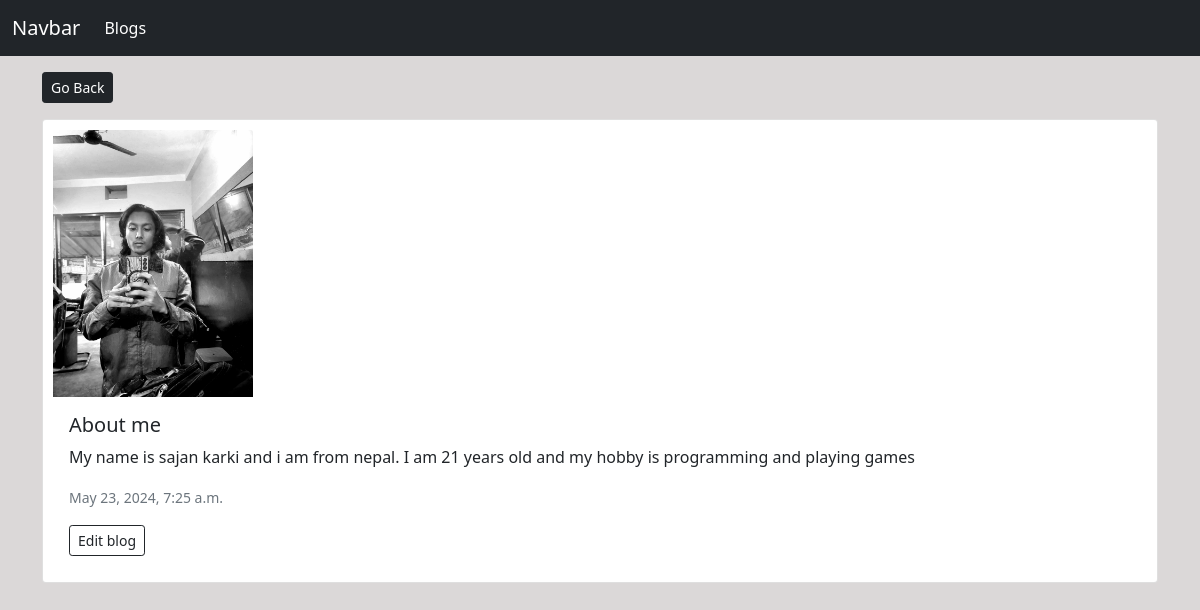
/yourBlog/7/ (signed in), run on the app's committed database.
### myblogs/models.py (models this page shows, shortened)
class Blog(models.Model):
    category = models.ForeignKey(Category, blank=True, null=True, on_delete=models.SET_NULL)
    user = models.ForeignKey(User, on_delete=models.CASCADE, default=1)  # Set a default value for the user field
    title = models.TextField(max_length=100, blank=False, null=False)
    image = models.ImageField(blank=False, null=False)
    description = models.TextField(max_length=10000, blank=False, null=False)
    created_by = models.CharField(max_length=100, null=False, default=False)
    created_at = models.DateTimeField(default=datetime.now, blank=True)

### myblogs/views.py (the view)
# urls.py: path('yourBlog/<str:pk>/', views.yourBlog, name='yourBlog'),
@login_required(login_url='loginUser')
def yourBlog(request, pk):
    blogs = Blog.objects.get(id = pk, user=request.user)
    return render(request, 'yourBlog.html', {'blogs': blogs})

### templates/yourBlog.html (shortened to what this page needs)
<!DOCTYPE html>
<html lang="en">
<head>
    <link href="https://cdn.jsdelivr.net/npm/bootstrap@5.0.2/dist/css/bootstrap.min.css" rel="stylesheet"
>
</head>
<body style="background-color: rgb(219, 216, 216);">
    <nav class="navbar navbar-expand-lg navbar-dark bg-dark">
        <div class="container-fluid">
          <a class="navbar-brand" href="#">Navbar</a>
          <div class="collapse navbar-collapse" id="navbarNav">
            <ul class="navbar-nav">
              <li class="nav-item">
                <a class="nav-link active" aria-current="page" href="{% url 'index' %}">Blogs</a>
              </li>
            </ul>
          </div>
        </div>
    </nav>
    <div class="container">
      <a href="{% url 'index' %}"  class="btn btn-dark btn-sm my-3">Go Back</a>
        <div class="row justify-content-center">
            <div class="col-md-12">
              <div class="card mb-3" style="padding: 10px;">
                <img style="width: 200px;" src="{{blogs.image.url}}" class="card-img-top" alt="...">
                <div class="card-body">
                  <h5 class="card-title">{{blogs.title}}</h5>
                  <p class="card-text">{{blogs.description}}</p>
                  <p class="card-text"><small class="text-muted">{{blogs.created_at}}</small></p>
                  <a href="{% url 'editBlog' blogs.id %}" class="btn btn-outline-dark btn-sm">Edit blog</a>
                </div>
            </div>
            </div>
        </div>
    </div>
</body>
</html>

### data on the page
Blog: image (picture), title "About me", description "My name is sajan karki and i am from nepal. I am 21 years old and my hobby is programming and playing games", created_at "May 23, 2024, 7:25 a.m."
